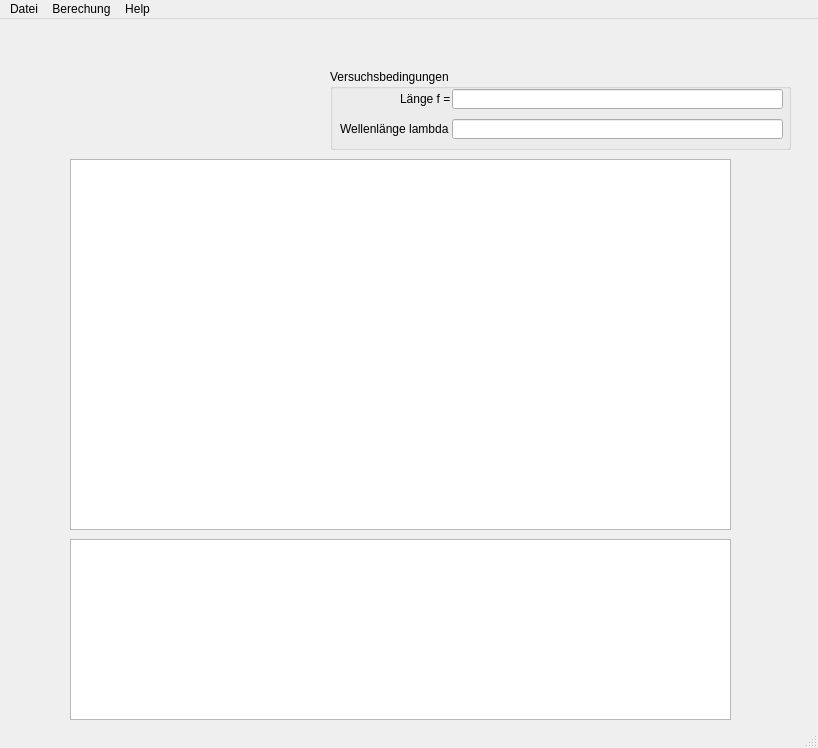
<?xml version="1.0" encoding="UTF-8"?>
<ui version="4.0">
 <class>MainWindow</class>
 <widget class="QMainWindow" name="MainWindow">
  <property name="geometry">
   <rect>
    <x>0</x>
    <y>0</y>
    <width>818</width>
    <height>748</height>
   </rect>
  </property>
  <property name="windowTitle">
   <string>MainWindow</string>
  </property>
  <widget class="QWidget" name="centralwidget">
   <widget class="QGroupBox" name="groupBox">
    <property name="geometry">
     <rect>
      <x>330</x>
      <y>50</y>
      <width>461</width>
      <height>81</height>
     </rect>
    </property>
    <property name="title">
     <string>Versuchsbedingungen</string>
    </property>
    <widget class="QLabel" name="label">
     <property name="geometry">
      <rect>
       <x>70</x>
       <y>20</y>
       <width>51</width>
       <height>20</height>
      </rect>
     </property>
     <property name="text">
      <string>Länge f =</string>
     </property>
    </widget>
    <widget class="QLabel" name="label_2">
     <property name="geometry">
      <rect>
       <x>10</x>
       <y>50</y>
       <width>111</width>
       <height>20</height>
      </rect>
     </property>
     <property name="text">
      <string>Wellenlänge lambda =</string>
     </property>
    </widget>
    <widget class="QLineEdit" name="lineEdit">
     <property name="geometry">
      <rect>
       <x>122</x>
       <y>20</y>
       <width>331</width>
       <height>20</height>
      </rect>
     </property>
    </widget>
    <widget class="QLineEdit" name="lineEdit_2">
     <property name="geometry">
      <rect>
       <x>122</x>
       <y>50</y>
       <width>331</width>
       <height>20</height>
      </rect>
     </property>
    </widget>
   </widget>
   <widget class="QGraphicsView" name="graphicsView">
    <property name="geometry">
     <rect>
      <x>70</x>
      <y>140</y>
      <width>661</width>
      <height>371</height>
     </rect>
    </property>
   </widget>
   <widget class="QTextBrowser" name="textBrowser">
    <property name="geometry">
     <rect>
      <x>70</x>
      <y>520</y>
      <width>661</width>
      <height>181</height>
     </rect>
    </property>
    <property name="readOnly">
     <bool>true</bool>
    </property>
   </widget>
  </widget>
  <widget class="QMenuBar" name="menubar">
   <property name="geometry">
    <rect>
     <x>0</x>
     <y>0</y>
     <width>818</width>
     <height>21</height>
    </rect>
   </property>
   <widget class="QMenu" name="menuDatei">
    <property name="title">
     <string>Datei</string>
    </property>
    <addaction name="actionDatei_oeffnen"/>
    <addaction name="separator"/>
    <addaction name="actionExit"/>
   </widget>
   <widget class="QMenu" name="menuBerechung">
    <property name="title">
     <string>Berechung</string>
    </property>
    <addaction name="actionEinzelspalt"/>
    <addaction name="actionDoppelspalt"/>
   </widget>
   <widget class="QMenu" name="menuHelp">
    <property name="title">
     <string>Help</string>
    </property>
    <addaction name="actionAbout"/>
   </widget>
   <addaction name="menuDatei"/>
   <addaction name="menuBerechung"/>
   <addaction name="menuHelp"/>
  </widget>
  <widget class="QStatusBar" name="statusbar"/>
  <action name="actionEinzelspalt">
   <property name="text">
    <string>Einzelspalt</string>
   </property>
  </action>
  <action name="actionDatei_oeffnen">
   <property name="text">
    <string>Datei oeffnen</string>
   </property>
  </action>
  <action name="actionExit">
   <property name="text">
    <string>Exit</string>
   </property>
  </action>
  <action name="actionDoppelspalt">
   <property name="text">
    <string>Doppelspalt</string>
   </property>
  </action>
  <action name="actionAbout">
   <property name="text">
    <string>About</string>
   </property>
  </action>
 </widget>
 <resources/>
 <connections/>
</ui>
